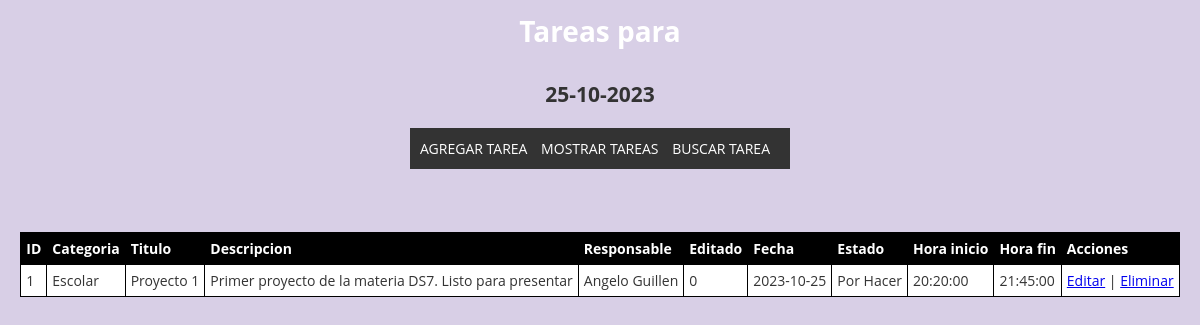
Page /tareas.php on the committed database.
### tables this page shows
CREATE TABLE `tareas` (
  `id` int(11) NOT NULL,
  `categoria_id` int(11) DEFAULT NULL,
  `titulo` varchar(100) DEFAULT NULL,
  `descripcion` varchar(200) DEFAULT NULL,
  `responsable` varchar(100) DEFAULT NULL,
  `editado` int(11) DEFAULT NULL,
  `fecha` date DEFAULT NULL,
  `estado_id` int(11) DEFAULT NULL,
  `hora_inicio` time DEFAULT NULL,
  `hora_fin` time DEFAULT NULL
);

CREATE TABLE `categorias` (
  `id` int(11) NOT NULL,
  `categoria` varchar(100) NOT NULL
);

CREATE TABLE `estados` (
  `id` int(11) NOT NULL,
  `estado` varchar(100) NOT NULL
);

### class/modelo.php (called while the page is built, shortened)
<?php
class modeloCredencialesBD{
    public function __construct(){
        $this->_db = new mysqli(DB_HOST, DB_USER, DB_PASS, DB_NAME);
    }
}
?>

### class/agenda_funciones.php (called while the page is built, shortened)
<?php
require_once('modelo.php');
class Agenda extends modeloCredencialesBD{
    public function mostrar_tareas_hoy(){
        $instruccion = "CALL mostrar_tareas_hoy2('".date('Y-m-d',strtotime('-0 day'))."')";
        $consulta = $this->_db->query($instruccion);
        $resultado = $consulta->fetch_all(MYSQLI_ASSOC);
        if(!$resultado){
        }else{
            return $resultado;
        }
    }
}
?>

### tareas.php (the view, shortened to what this page needs)
<!DOCTYPE html>
<html lang="en">
<head>
    <link rel="stylesheet" type="text/css" href="css/estilo.css">
</head>
<body>
    <header>
        <div class="contenedor">
            <h1>Tareas para</h1>
            <h2><?php echo date('d-m-Y', strtotime('-0 day')); ?></h2>
        </div>
        <div class="contenedor">
        <nav class="menu">
            <ul>
                <li><a href="agregar.php">Agregar Tarea</a></li>
                <li><a href="tareas.php">Mostrar Tareas</a></li>
                <li><a href="index.php">Buscar Tarea</a></li>
            </ul>
        </nav>
    </div><br><br><br>
    </header>
    <div class="contenedor">
        <table>
            <thead>
                <tr>
                    <th>ID</th>
                    <th>Categoria</th>
                    <th>Titulo</th>
                    <th>Descripcion</th>
                    <th>Responsable</th>
                    <th>Editado</th>
                    <th>Fecha</th>
                    <th>Estado</th>
                    <th>Hora inicio</th>
                    <th>Hora fin</th>
                    <th>Acciones</th>
                </tr>
            </thead>
    <?php
    require_once ('class/agenda_funciones.php');
    $agenda = new Agenda();
    $tareas = $agenda->mostrar_tareas_hoy(date('Y-m-d', strtotime('-0 day')));
    if (empty($tareas)) {
        echo "<tr><td colspan='11'>No hay tareas para hoy</td></tr>";
    } else {
    foreach ($tareas as $tarea) {
        echo "<tr>";
        echo "<td>" . $tarea['id'] . "</td>";
        echo "<td>" . $tarea['categoria'] . "</td>";
        echo "<td>" . $tarea['titulo'] . "</td>";
        echo "<td>" . $tarea['descripcion'] . "</td>";
        echo "<td>" . $tarea['responsable'] . "</td>";
        echo "<td>" . $tarea['editado'] . "</td>";
        echo "<td>" . $tarea['fecha'] . "</td>";
        echo "<td>" . $tarea['estado'] . "</td>";
        echo "<td>" . $tarea['hora_inicio'] . "</td>";
        echo "<td>" . $tarea['hora_fin'] . "</td>";
        echo "<td><a href='editar.php?id=" . $tarea['id'] . "'>Editar</a> | <a href='tareas.php?id=" . $tarea['id'] . "'>Eliminar</a></td>";
        echo "</tr>";
    }
}
    ?>
</body>
</html>

### css/estilo.css (style rules this page uses)
body { background-color: #d8cfe6; font-family: 'Open Sans', sans-serif; font-size: 14px; color: #333; line-height: 1.5; margin: 0; }
h1 { font-size: 2em; margin: 10px 0; color: #fff; }
div { display: flex; flex-direction: column; justify-content: center; align-items: center; }
table, th, td { border: 1px solid black; border-collapse: collapse; }
th, td { padding: 5px; text-align: left; }
tr:nth-child(odd) { background-color:#fff; }
th { background-color: black; color: white; }
nav { background-color: #333; color: #fff; padding: 10px; }
nav ul { list-style: none; margin: 0; padding: 0; }
nav ul li { display: inline-block; margin-right: 10px; }
nav ul li a { color: #fff; text-decoration: none; text-transform: uppercase; }

### rows in the picture
tareas: id "1", categoria.categoria "Escolar", titulo "Proyecto 1", descripcion "Primer proyecto de la materia DS7. Listo para presentar", responsable "Angelo Guillen", editado "0", fecha "2023-10-25", estado.estado "Por Hacer", hora_inicio "20:20:00", hora_fin "21:45:00"
